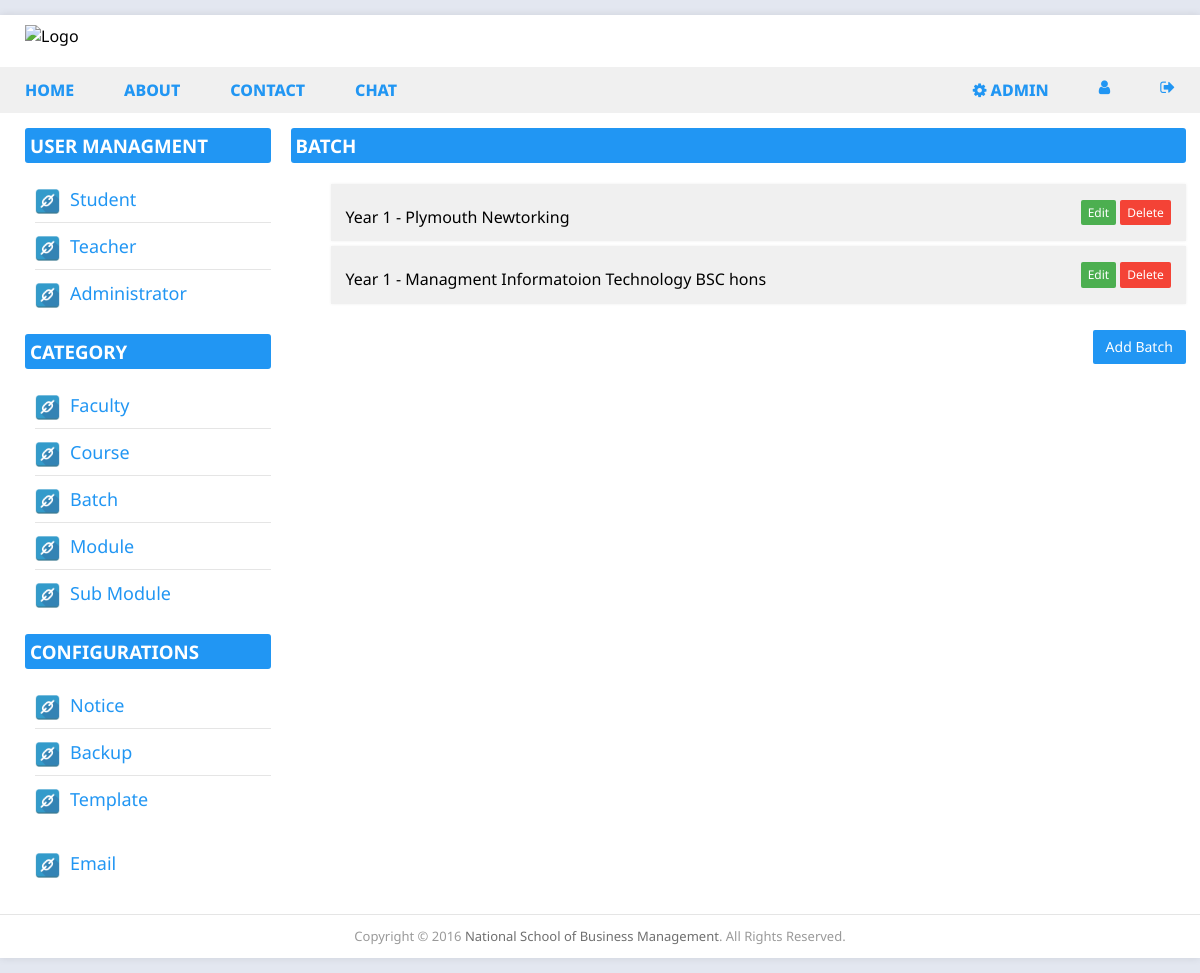
Screenshot of /dashboard.php?batch=view (signed in) with the database file from the repository.
### tables this page shows
CREATE TABLE `batch` (
  `id` int(11) NOT NULL,
  `course_id` int(11) NOT NULL,
  `name` varchar(250) NOT NULL,
  `start_date` datetime NOT NULL DEFAULT CURRENT_TIMESTAMP
);

CREATE TABLE `course` (
  `id` int(11) NOT NULL,
  `faculty_id` int(11) NOT NULL,
  `name` varchar(250) NOT NULL,
  `date` datetime NOT NULL DEFAULT CURRENT_TIMESTAMP
);

### classes/DB.php (called while the page is built, shortened)
<?php
class DB
{
  private static $_instance = null;
  private $_pdo,
          $_query,
          $_error = false,
          $_results,
          $_resultslimit,
          $_count = 0;
  function __construct()
  {
    try {
      $this->_pdo = new PDO('mysql:host=' . Config::get('mysql/host') . ';dbname=' . Config::get('mysql/db'), Config::get('mysql/username'), Config::get('mysql/password'));
    } catch (PDOException $e) {
      die($e->getMessage());
    }
  }
  public static function getInstance() {
    if (!isset(self::$_instance)) {
      self::$_instance = new self();
    }
    return self::$_instance;
  }
  public function query($sql, $params = array()) {
    $this->_error = false;
    if ($this->_query = $this->_pdo->prepare($sql)) {
      $i = 1;
      if (count($params)) {
        foreach ($params as $param) {
          $this->_query->bindValue($i, $param);
          $i++;
        }
      }
      if($this->_query->execute()) {
          $this->_results = $this->_query->fetchAll(PDO::FETCH_OBJ);
          $this->_count = $this->_query->rowCount();
      }else {
        $this->_error = true;
      }
    }
    return $this;
  }
  private function action($action, $table, $where = array()) {
    if (count($where) === 3) {
      $operators = array('=', '>', '<', '>=', '<=', 'like', 'in');
      $field  = $where[0];
      $operator = $where[1];
      $value = $where[2];
      if (in_array($operator, $operators)) {
        $sql = "{$action} FROM {$table} WHERE {$field} {$operator} ?";
        if (!$this->query($sql, array($value))->error()) {
          return $this;
        }
      }
    }
    return false;
  }
  public function get($table, $where=array()) {
    return $this->action('SELECT *', $table, $where);
  }
  public function error() {
    return $this->_error;
  }
  public function count() {
    return $this->_count;
  }
  public function results() {
    return $this->_results;
  }
  public function first() {
    return $this->_results[0];
  }
}

### classes/Config.php (called while the page is built)
<?php
class Config {
  public static function get($path = null) {
    if ($path) {
      $config = $GLOBALS['config'];
      $path = explode('/', $path);
      foreach ($path as $value) {
        if(isset($config[$value])){
          $config = $config[$value];
        }
      }
      return $config;
    }
  }
}

### classes/Controller.php (the view, shortened to what this page needs)
<?php
class Controller {
	protected $db, $user, $validate;
	public function __construct() {
		$this->db = DB::getInstance();
	}
	public function batchView() {
		$result = '';
		$data = $this->db->query("SELECT * FROM batch")->results();
		$result .= '<div class="student">
		<h3 class="group-title blue-b">Batch</h3>';
		if ($this->db->count()) {
			$result .= '<div class="column column-12 main margin dashboard-list">
					<ul>';
			foreach ($data as $d) {
				$c = $this->db->get('course', ['id', '=', $d->course_id])->first()->name;
				$result .= '<li><p class="list-text">'. $d->name .' - '. $c .'<p class="action"><a class="btn btn-sm btn-green" href="dashboard.php?batch=edit&id='. $d->id .'">Edit</a> <a class="btn btn-sm btn-red" href="dashboard.php?batch=delete&id='. $d->id .'">Delete</a></p></li>';
			}
			$result .= '
					</ul>
				</div>
				<div class="dash-option">
					<a href="dashboard.php?batch=add" class="btn btn-md btn-blue">Add Batch</a>
				</div>';
		}
		$result .= '</div>';
		return $result;
	}
}

### assets/css/style.css (style rules this page uses)
html, body { margin: 0; font-family: 'Noto Sans', sans-serif; }
body { background-color: #E3E7F0; }
a { text-decoration: none; }
.main { margin-left: 5px; margin-right: 5px; }
.margin { margin: 10px; }
.blue-b { background: #2196f3; color: white; }
.row, .column { box-sizing: border-box; }
.column { position: relative; float: left; display: block; }
.column-12 { width: 100%; margin-left: 0; }
.btn { display: inline-block; margin-bottom: 0; font-weight: 400; line-height: 1.42857143; text-align: center; white-space: nowrap; vertical-align: middle; -ms-touch-action: manipulation; touch-action: manipulation; cursor: pointer; -webkit-user-select: none; -moz-user-select: none; -ms-user-select: none; user-select: none; border: 1px solid transparent; border-radius: 2px; }
.btn-sm { padding: 3px 6px; font-size: 12px; }
.btn-md { padding: 6px 12px; font-size: 14px; }
.btn-red { background: #f44336; color: #fff; }
.btn-blue { background: #2196f3; color: #fff; }
.btn-green { background: #4caf50; color: #fff; }
.group-title { margin-bottom: -5px; margin-top: 0; padding: 5px; border-radius: 3px; text-transform: uppercase; }
.main .group-title { border: 0px; }
.dashboard-list ul { list-style: none; }
.dashboard-list ul li { box-shadow: 0 0 3px #f0f0f0; clear: both; overflow: hidden; background: #f0f0f0; margin-bottom: 5px; }
.dashboard-list ul li p.list-text { float: left; padding-bottom: 0; padding-left: 15px; margin-bottom: 0; margin-top: 22px; }
.dashboard-list ul li p.action { float: right; padding-right: 15px; }
.dash-option { float:right; }

### rows the page displays
batch: name "Year 1", course.name "Plymouth Newtorking"
batch: name "Year 1", course.name "Managment Informatoion Technology BSC hons"
